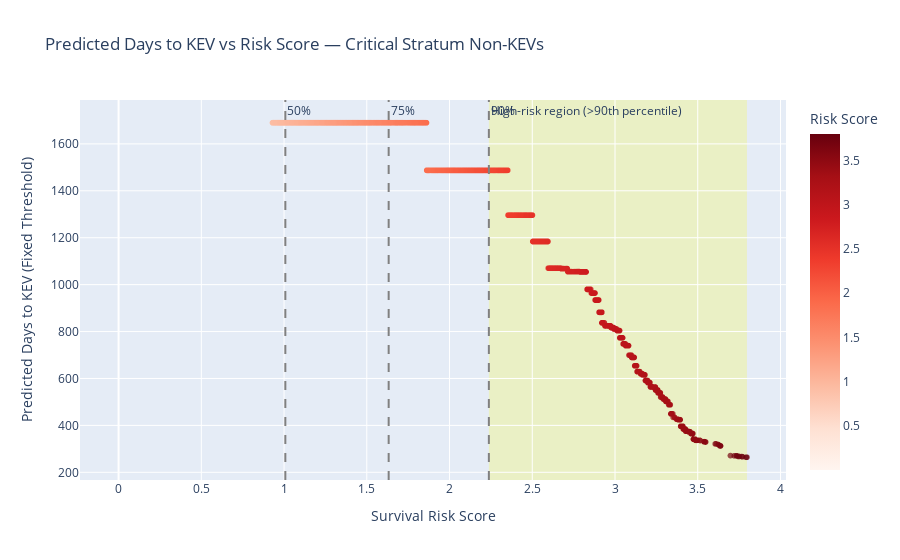

Notebook cell for this chart:
### Code cell
import plotly.express as px

# Prepare a combined dataframe with both threshold predictions
df_plot = df_critical_nonkev.copy()
df_plot['predicted_day_to_kev_fixed'] = df_plot['predicted_day_to_kev_fixed']
df_plot['predicted_day_to_kev_quantile'] = df_plot['predicted_day_to_kev_quantile']

# Interactive scatter plot
fig = px.scatter(
    df_plot,
    x='risk_score',
    y='predicted_day_to_kev_fixed',
    color='risk_score',
    color_continuous_scale='Reds',
    hover_data={
        'cve_id': True,
        'risk_score': True,
        'predicted_day_to_kev_fixed': True,
        'predicted_day_to_kev_quantile': True
    },
    labels={
        'risk_score': 'Survival Risk Score',
        'predicted_day_to_kev_fixed': 'Predicted Days to KEV (Fixed Threshold)'
    },
    title='Predicted Days to KEV vs Risk Score — Critical Stratum Non-KEVs',
    opacity=0.7
)

# Add quantile threshold lines (optional)
quantiles = [0.5, 0.75, 0.9]
for q in quantiles:
    q_value = df_plot['risk_score'].quantile(q)
    fig.add_vline(x=q_value, line=dict(color='gray', dash='dash'), annotation_text=f"{int(q*100)}%", 
                  annotation_position="top right")

# Highlight high-risk region (>90th percentile)
high_risk_threshold = df_plot['risk_score'].quantile(0.9)
fig.add_vrect(x0=high_risk_threshold, x1=df_plot['risk_score'].max(), 
              fillcolor="yellow", opacity=0.2, layer="below", line_width=0, 
              annotation_text="High-risk region (>90th percentile)", annotation_position="top left")

fig.update_layout(coloraxis_colorbar=dict(title="Risk Score"))
fig.show()

### Figure 1 — Plotly figure (JSON) as saved in the notebook; plotly's stock layout.template omitted (floating-point values rounded to 4 significant figures; data arrays with more than 128 entries replaced by an {"elided": "..."} marker saying what was removed)
{"data": [{"customdata": {"elided": "13144x2 mixed values"}, "hovertemplate": "Survival Risk Score=%{marker.color}<br>Predicted Days to KEV (Fixed Threshold)=%{y}<br>cve_id=%{customdata[0]}<br>predicted_day_to_kev_quantile=%{customdata[1]}<extra></extra>", "legendgroup": "", "marker": {"color": {"elided": "13144 float values"}, "coloraxis": "coloraxis", "opacity": 0.7, "symbol": "circle"}, "mode": "markers", "name": "", "showlegend": false, "type": "scattergl", "x": {"elided": "13144 float values"}, "xaxis": "x", "y": {"elided": "13144 float values"}, "yaxis": "y"}], "layout": {"annotations": [{"showarrow": false, "text": "50%", "x": 1.008, "xanchor": "left", "xref": "x", "y": 1, "yanchor": "top", "yref": "y domain"}, {"showarrow": false, "text": "75%", "x": 1.632, "xanchor": "left", "xref": "x", "y": 1, "yanchor": "top", "yref": "y domain"}, {"showarrow": false, "text": "90%", "x": 2.238, "xanchor": "left", "xref": "x", "y": 1, "yanchor": "top", "yref": "y domain"}, {"showarrow": false, "text": "High-risk region (>90th percentile)", "x": 2.238, "xanchor": "left", "xref": "x", "y": 1, "yanchor": "top", "yref": "y domain"}], "coloraxis": {"colorbar": {"title": {"text": "Risk Score"}}, "colorscale": [[0, "rgb(255,245,240)"], [0.125, "rgb(254,224,210)"], [0.25, "rgb(252,187,161)"], [0.375, "rgb(252,146,114)"], [0.5, "rgb(251,106,74)"], [0.625, "rgb(239,59,44)"], [0.75, "rgb(203,24,29)"], [0.875, "rgb(165,15,21)"], [1, "rgb(103,0,13)"]]}, "legend": {"tracegroupgap": 0}, "shapes": [{"line": {"color": "gray", "dash": "dash"}, "type": "line", "x0": 1.008, "x1": 1.008, "xref": "x", "y0": 0, "y1": 1, "yref": "y domain"}, {"line": {"color": "gray", "dash": "dash"}, "type": "line", "x0": 1.632, "x1": 1.632, "xref": "x", "y0": 0, "y1": 1, "yref": "y domain"}, {"line": {"color": "gray", "dash": "dash"}, "type": "line", "x0": 2.238, "x1": 2.238, "xref": "x", "y0": 0, "y1": 1, "yref": "y domain"}, {"fillcolor": "yellow", "layer": "below", "line": {"width": 0}, "opacity": 0.2, "type": "rect", "x0": 2.238, "x1": 3.797, "xref": "x", "y0": 0, "y1": 1, "yref": "y domain"}], "title": {"text": "Predicted Days to KEV vs Risk Score — Critical Stratum Non-KEVs"}, "xaxis": {"anchor": "y", "domain": [0, 1], "title": {"text": "Survival Risk Score"}}, "yaxis": {"anchor": "x", "domain": [0, 1], "title": {"text": "Predicted Days to KEV (Fixed Threshold)"}}}}
